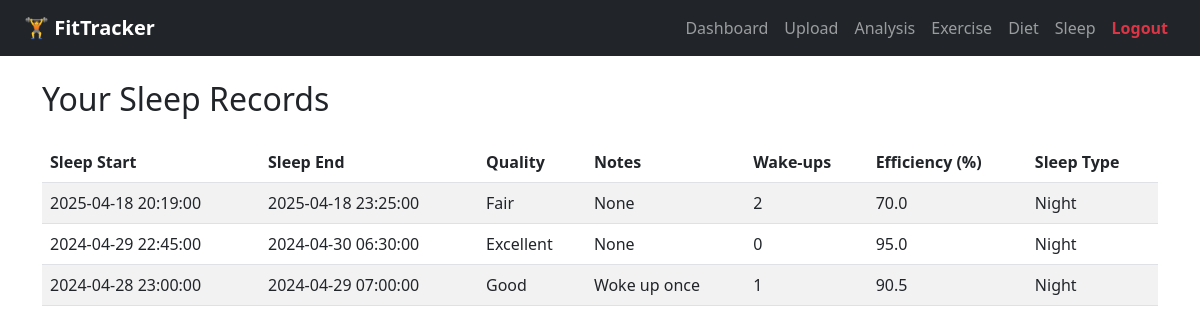
Page /records/sleep (signed in) on the earlier database version.
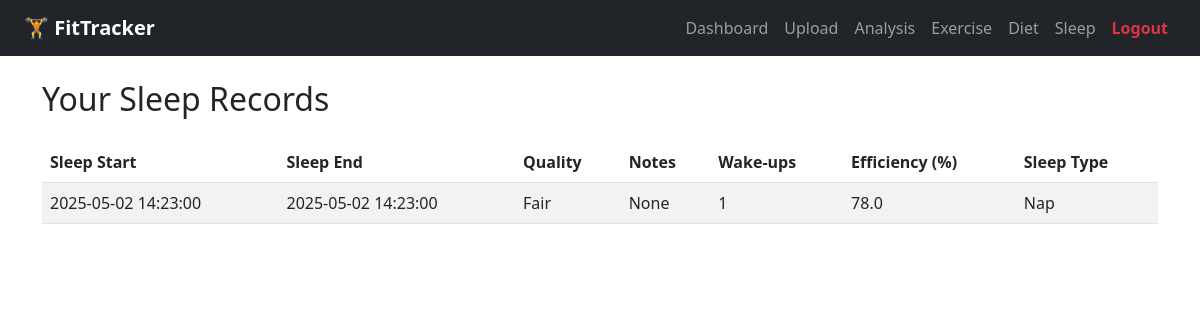
Same page on the later database version.
### app/models.py (models this page shows)
class SleepEntry(db.Model):
    id = db.Column(db.Integer, primary_key=True)
    user_id = db.Column(db.Integer, db.ForeignKey('user.id'))
    sleep_start = db.Column(db.DateTime)
    sleep_end = db.Column(db.DateTime)
    sleep_quality = db.Column(db.String(50))
    wake_ups = db.Column(db.Integer)
    efficiency = db.Column(db.Float)
    sleep_type = db.Column(db.String(20))
    notes = db.Column(db.Text)

### app/routes.py (the view)
@main.route("/records/sleep")
def sleep_records():
    if "user_id" not in session:
        return redirect(url_for("main.login"))
    records = SleepEntry.query.filter_by(user_id=session["user_id"]).order_by(SleepEntry.sleep_start.desc()).all()
    return render_template("sleep_records.html", records=records)

### app/templates/sleep_records.html (shortened to what this page needs)
{% extends "base.html" %}
{% block content %}
<h2 class="mb-4">Your Sleep Records</h2>
  <table class="table table-striped">
    <thead>
      <tr>
        <th>Sleep Start</th>
        <th>Sleep End</th>
        <th>Quality</th>
        <th>Notes</th>
        <th>Wake-ups</th>
        <th>Efficiency (%)</th>
        <th>Sleep Type</th>
      </tr>
    </thead>
    <tbody>
      {% for entry in records %}
      <tr>
        <td>{{ entry.sleep_start }}</td>
        <td>{{ entry.sleep_end }}</td>
        <td>{{ entry.sleep_quality }}</td>
        <td>{{ entry.notes }}</td>
        <td>{{ entry.wake_ups }}</td>
        <td>{{ entry.efficiency }}</td>
        <td>{{ entry.sleep_type }}</td>
      </tr>
      {% endfor %}
    </tbody>
  </table>
</div>
{% endblock %}

### app/templates/base.html (shortened to what this page needs)
<!DOCTYPE html>
<html lang="en">
<head>
    <link href="https://cdn.jsdelivr.net/npm/bootstrap@5.3.0/dist/css/bootstrap.min.css" rel="stylesheet">
</head>
<body>
    <nav class="navbar navbar-expand-lg navbar-dark bg-dark px-4">
        <a class="navbar-brand fw-bold" href="{{ url_for('main.index') }}">🏋️ FitTracker</a>
        {% if session.get("user_id") %}
        <div class="collapse navbar-collapse" id="navbarContent">
          <ul class="navbar-nav ms-auto mb-2 mb-lg-0">
            <li class="nav-item">
              <a class="nav-link" href="{{ url_for('main.dashboard') }}">Dashboard</a>
            </li>
            <li class="nav-item">
              <a class="nav-link" href="{{ url_for('main.upload') }}">Upload</a>
            </li>
            <li class="nav-item">
              <a class="nav-link" href="{{ url_for('main.analysis') }}">Analysis</a>
            </li>
            <li class="nav-item">
              <a class="nav-link" href="{{ url_for('main.exercise_records') }}">Exercise</a>
            </li>
            <li class="nav-item">
              <a class="nav-link" href="{{ url_for('main.diet_records') }}">Diet</a>
            </li>
            <li class="nav-item">
              <a class="nav-link" href="{{ url_for('main.sleep_records') }}">Sleep</a>
            </li>
            <li class="nav-item">
              <a class="nav-link text-danger fw-bold" href="{{ url_for('main.logout') }}">Logout</a>
            </li>
          </ul>
        </div>
        {% endif %}
      </nav>
    <div class="container mt-4">
        {% block content %}{% endblock %}
</body>
</html>

Differences in the rows shown:
removed SleepEntry: sleep_start "2024-04-29 22:45:00", sleep_end "2024-04-30 06:30:00", sleep_quality "Excellent", notes "None", wake_ups "0", efficiency "95.0", sleep_type "Night"
removed SleepEntry: sleep_start "2024-04-28 23:00:00", sleep_end "2024-04-29 07:00:00", sleep_quality "Good", notes "Woke up once", wake_ups "1", efficiency "90.5", sleep_type "Night"
changed SleepEntry "Fair": sleep_start "2025-04-18 20:19:00" → "2025-05-02 14:23:00"; sleep_end "2025-04-18 23:25:00" → "2025-05-02 14:23:00"; wake_ups "2" → "1"; efficiency "70.0" → "78.0"; sleep_type "Night" → "Nap"
